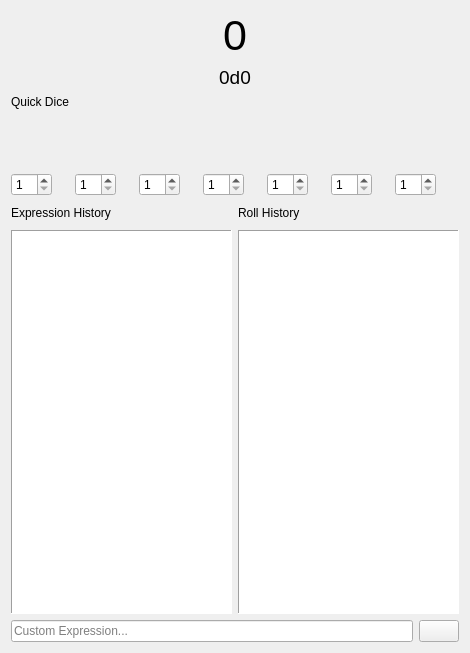
<?xml version="1.0" encoding="UTF-8"?>
<ui version="4.0">
 <class>DiceRollWidget</class>
 <widget class="QWidget" name="DiceRollWidget">
  <property name="geometry">
   <rect>
    <x>0</x>
    <y>0</y>
    <width>469</width>
    <height>653</height>
   </rect>
  </property>
  <property name="windowTitle">
   <string>Form</string>
  </property>
  <layout class="QGridLayout" name="gridLayout_2">
   <item row="5" column="0">
    <widget class="QTextEdit" name="expressionHistoryTextEdit">
     <property name="frameShape">
      <enum>QFrame::Shape::Panel</enum>
     </property>
    </widget>
   </item>
   <item row="3" column="0" colspan="2">
    <layout class="QGridLayout" name="gridLayout">
     <property name="spacing">
      <number>0</number>
     </property>
     <item row="2" column="4">
      <widget class="QSpinBox" name="d12Spin">
       <property name="sizePolicy">
        <sizepolicy hsizetype="Fixed" vsizetype="Fixed">
         <horstretch>0</horstretch>
         <verstretch>0</verstretch>
        </sizepolicy>
       </property>
       <property name="minimumSize">
        <size>
         <width>32</width>
         <height>0</height>
        </size>
       </property>
       <property name="minimum">
        <number>1</number>
       </property>
      </widget>
     </item>
     <item row="1" column="2">
      <widget class="QClickableLabel" name="d8Icon">
       <property name="sizePolicy">
        <sizepolicy hsizetype="Minimum" vsizetype="Minimum">
         <horstretch>0</horstretch>
         <verstretch>0</verstretch>
        </sizepolicy>
       </property>
       <property name="minimumSize">
        <size>
         <width>64</width>
         <height>64</height>
        </size>
       </property>
       <property name="maximumSize">
        <size>
         <width>64</width>
         <height>64</height>
        </size>
       </property>
       <property name="cursor">
        <cursorShape>PointingHandCursor</cursorShape>
       </property>
       <property name="toolTip">
        <string>Roll 1d8</string>
       </property>
       <property name="text">
        <string/>
       </property>
       <property name="pixmap">
        <pixmap resource="res.qrc">:/ui/dice/symbolic-dark/d8.svg</pixmap>
       </property>
       <property name="scaledContents">
        <bool>true</bool>
       </property>
      </widget>
     </item>
     <item row="2" column="6">
      <widget class="QSpinBox" name="dPercentSpin">
       <property name="sizePolicy">
        <sizepolicy hsizetype="Fixed" vsizetype="Fixed">
         <horstretch>0</horstretch>
         <verstretch>0</verstretch>
        </sizepolicy>
       </property>
       <property name="minimumSize">
        <size>
         <width>32</width>
         <height>0</height>
        </size>
       </property>
       <property name="minimum">
        <number>1</number>
       </property>
      </widget>
     </item>
     <item row="2" column="5">
      <widget class="QSpinBox" name="d20Spin">
       <property name="sizePolicy">
        <sizepolicy hsizetype="Fixed" vsizetype="Fixed">
         <horstretch>0</horstretch>
         <verstretch>0</verstretch>
        </sizepolicy>
       </property>
       <property name="minimumSize">
        <size>
         <width>32</width>
         <height>0</height>
        </size>
       </property>
       <property name="minimum">
        <number>1</number>
       </property>
      </widget>
     </item>
     <item row="1" column="0">
      <widget class="QClickableLabel" name="d4Icon">
       <property name="sizePolicy">
        <sizepolicy hsizetype="Minimum" vsizetype="Minimum">
         <horstretch>0</horstretch>
         <verstretch>0</verstretch>
        </sizepolicy>
       </property>
       <property name="minimumSize">
        <size>
         <width>64</width>
         <height>64</height>
        </size>
       </property>
       <property name="maximumSize">
        <size>
         <width>64</width>
         <height>64</height>
        </size>
       </property>
       <property name="cursor">
        <cursorShape>PointingHandCursor</cursorShape>
       </property>
       <property name="toolTip">
        <string>Roll 1d4</string>
       </property>
       <property name="text">
        <string/>
       </property>
       <property name="pixmap">
        <pixmap resource="res.qrc">:/ui/dice/symbolic-dark/d4.svg</pixmap>
       </property>
       <property name="scaledContents">
        <bool>true</bool>
       </property>
      </widget>
     </item>
     <item row="1" column="4">
      <widget class="QClickableLabel" name="d12Icon">
       <property name="sizePolicy">
        <sizepolicy hsizetype="Minimum" vsizetype="Minimum">
         <horstretch>0</horstretch>
         <verstretch>0</verstretch>
        </sizepolicy>
       </property>
       <property name="minimumSize">
        <size>
         <width>64</width>
         <height>64</height>
        </size>
       </property>
       <property name="maximumSize">
        <size>
         <width>64</width>
         <height>64</height>
        </size>
       </property>
       <property name="cursor">
        <cursorShape>PointingHandCursor</cursorShape>
       </property>
       <property name="toolTip">
        <string>Roll 1d12</string>
       </property>
       <property name="text">
        <string/>
       </property>
       <property name="pixmap">
        <pixmap resource="res.qrc">:/ui/dice/symbolic-dark/d12.svg</pixmap>
       </property>
       <property name="scaledContents">
        <bool>true</bool>
       </property>
      </widget>
     </item>
     <item row="1" column="3">
      <widget class="QClickableLabel" name="d10Icon">
       <property name="sizePolicy">
        <sizepolicy hsizetype="Minimum" vsizetype="Minimum">
         <horstretch>0</horstretch>
         <verstretch>0</verstretch>
        </sizepolicy>
       </property>
       <property name="minimumSize">
        <size>
         <width>64</width>
         <height>64</height>
        </size>
       </property>
       <property name="maximumSize">
        <size>
         <width>64</width>
         <height>64</height>
        </size>
       </property>
       <property name="cursor">
        <cursorShape>PointingHandCursor</cursorShape>
       </property>
       <property name="toolTip">
        <string>Roll 1d10</string>
       </property>
       <property name="text">
        <string/>
       </property>
       <property name="pixmap">
        <pixmap resource="res.qrc">:/ui/dice/symbolic-dark/d10.svg</pixmap>
       </property>
       <property name="scaledContents">
        <bool>true</bool>
       </property>
      </widget>
     </item>
     <item row="2" column="0">
      <widget class="QSpinBox" name="d4Spin">
       <property name="sizePolicy">
        <sizepolicy hsizetype="Fixed" vsizetype="Fixed">
         <horstretch>0</horstretch>
         <verstretch>0</verstretch>
        </sizepolicy>
       </property>
       <property name="minimum">
        <number>1</number>
       </property>
      </widget>
     </item>
     <item row="2" column="1">
      <widget class="QSpinBox" name="d6Spin">
       <property name="sizePolicy">
        <sizepolicy hsizetype="Fixed" vsizetype="Fixed">
         <horstretch>0</horstretch>
         <verstretch>0</verstretch>
        </sizepolicy>
       </property>
       <property name="minimum">
        <number>1</number>
       </property>
      </widget>
     </item>
     <item row="2" column="2">
      <widget class="QSpinBox" name="d8Spin">
       <property name="sizePolicy">
        <sizepolicy hsizetype="Fixed" vsizetype="Fixed">
         <horstretch>0</horstretch>
         <verstretch>0</verstretch>
        </sizepolicy>
       </property>
       <property name="minimum">
        <number>1</number>
       </property>
      </widget>
     </item>
     <item row="0" column="0">
      <widget class="QLabel" name="label_3">
       <property name="text">
        <string>Quick Dice</string>
       </property>
      </widget>
     </item>
     <item row="1" column="6">
      <widget class="QClickableLabel" name="dPercentIcon">
       <property name="sizePolicy">
        <sizepolicy hsizetype="Minimum" vsizetype="Minimum">
         <horstretch>0</horstretch>
         <verstretch>0</verstretch>
        </sizepolicy>
       </property>
       <property name="minimumSize">
        <size>
         <width>64</width>
         <height>64</height>
        </size>
       </property>
       <property name="maximumSize">
        <size>
         <width>64</width>
         <height>64</height>
        </size>
       </property>
       <property name="cursor">
        <cursorShape>PointingHandCursor</cursorShape>
       </property>
       <property name="toolTip">
        <string>Roll 1d100</string>
       </property>
       <property name="text">
        <string/>
       </property>
       <property name="pixmap">
        <pixmap resource="res.qrc">:/ui/dice/symbolic-dark/dPercent.svg</pixmap>
       </property>
       <property name="scaledContents">
        <bool>true</bool>
       </property>
      </widget>
     </item>
     <item row="1" column="5">
      <widget class="QClickableLabel" name="d20Icon">
       <property name="sizePolicy">
        <sizepolicy hsizetype="Minimum" vsizetype="Minimum">
         <horstretch>0</horstretch>
         <verstretch>0</verstretch>
        </sizepolicy>
       </property>
       <property name="minimumSize">
        <size>
         <width>64</width>
         <height>64</height>
        </size>
       </property>
       <property name="maximumSize">
        <size>
         <width>64</width>
         <height>64</height>
        </size>
       </property>
       <property name="cursor">
        <cursorShape>PointingHandCursor</cursorShape>
       </property>
       <property name="toolTip">
        <string>Roll 1d20</string>
       </property>
       <property name="text">
        <string/>
       </property>
       <property name="pixmap">
        <pixmap resource="res.qrc">:/ui/dice/symbolic-dark/d20.svg</pixmap>
       </property>
       <property name="scaledContents">
        <bool>true</bool>
       </property>
      </widget>
     </item>
     <item row="1" column="1">
      <widget class="QClickableLabel" name="d6Icon">
       <property name="sizePolicy">
        <sizepolicy hsizetype="Minimum" vsizetype="Minimum">
         <horstretch>0</horstretch>
         <verstretch>0</verstretch>
        </sizepolicy>
       </property>
       <property name="minimumSize">
        <size>
         <width>64</width>
         <height>64</height>
        </size>
       </property>
       <property name="maximumSize">
        <size>
         <width>64</width>
         <height>64</height>
        </size>
       </property>
       <property name="cursor">
        <cursorShape>PointingHandCursor</cursorShape>
       </property>
       <property name="toolTip">
        <string>Roll 1d6</string>
       </property>
       <property name="text">
        <string/>
       </property>
       <property name="pixmap">
        <pixmap resource="res.qrc">:/ui/dice/symbolic-dark/d6.svg</pixmap>
       </property>
       <property name="scaledContents">
        <bool>true</bool>
       </property>
      </widget>
     </item>
     <item row="2" column="3">
      <widget class="QSpinBox" name="d10Spin">
       <property name="sizePolicy">
        <sizepolicy hsizetype="Fixed" vsizetype="Fixed">
         <horstretch>0</horstretch>
         <verstretch>0</verstretch>
        </sizepolicy>
       </property>
       <property name="minimum">
        <number>1</number>
       </property>
      </widget>
     </item>
    </layout>
   </item>
   <item row="2" column="0" colspan="2">
    <widget class="QLabel" name="diceLabel">
     <property name="font">
      <font>
       <pointsize>14</pointsize>
      </font>
     </property>
     <property name="text">
      <string>0d0</string>
     </property>
     <property name="alignment">
      <set>Qt::AlignmentFlag::AlignCenter</set>
     </property>
     <property name="textInteractionFlags">
      <set>Qt::TextInteractionFlag::LinksAccessibleByKeyboard|Qt::TextInteractionFlag::LinksAccessibleByMouse|Qt::TextInteractionFlag::TextBrowserInteraction|Qt::TextInteractionFlag::TextSelectableByKeyboard|Qt::TextInteractionFlag::TextSelectableByMouse</set>
     </property>
    </widget>
   </item>
   <item row="1" column="0" colspan="2">
    <widget class="QLabel" name="resultLabel">
     <property name="font">
      <font>
       <pointsize>32</pointsize>
      </font>
     </property>
     <property name="text">
      <string>0</string>
     </property>
     <property name="alignment">
      <set>Qt::AlignmentFlag::AlignCenter</set>
     </property>
     <property name="textInteractionFlags">
      <set>Qt::TextInteractionFlag::LinksAccessibleByKeyboard|Qt::TextInteractionFlag::LinksAccessibleByMouse|Qt::TextInteractionFlag::TextBrowserInteraction|Qt::TextInteractionFlag::TextSelectableByKeyboard|Qt::TextInteractionFlag::TextSelectableByMouse</set>
     </property>
    </widget>
   </item>
   <item row="4" column="1">
    <layout class="QHBoxLayout" name="horizontalLayout_2">
     <item>
      <widget class="QLabel" name="label_2">
       <property name="text">
        <string>Roll History</string>
       </property>
      </widget>
     </item>
     <item>
      <spacer name="horizontalSpacer_2">
       <property name="orientation">
        <enum>Qt::Orientation::Horizontal</enum>
       </property>
       <property name="sizeHint" stdset="0">
        <size>
         <width>40</width>
         <height>20</height>
        </size>
       </property>
      </spacer>
     </item>
     <item>
      <widget class="QPushButton" name="clearRollsHistory">
       <property name="text">
        <string/>
       </property>
       <property name="icon">
        <iconset resource="res.qrc">
         <normaloff>:/ui/icons/symbolic-dark/trash.svg</normaloff>:/ui/icons/symbolic-dark/trash.svg</iconset>
       </property>
       <property name="flat">
        <bool>true</bool>
       </property>
      </widget>
     </item>
    </layout>
   </item>
   <item row="4" column="0">
    <layout class="QHBoxLayout" name="horizontalLayout">
     <item>
      <widget class="QLabel" name="label">
       <property name="text">
        <string>Expression History</string>
       </property>
      </widget>
     </item>
     <item>
      <spacer name="horizontalSpacer">
       <property name="orientation">
        <enum>Qt::Orientation::Horizontal</enum>
       </property>
       <property name="sizeHint" stdset="0">
        <size>
         <width>40</width>
         <height>20</height>
        </size>
       </property>
      </spacer>
     </item>
     <item>
      <widget class="QPushButton" name="clearExpressionsHistory">
       <property name="text">
        <string/>
       </property>
       <property name="icon">
        <iconset resource="res.qrc">
         <normaloff>:/ui/icons/symbolic-dark/trash.svg</normaloff>:/ui/icons/symbolic-dark/trash.svg</iconset>
       </property>
       <property name="flat">
        <bool>true</bool>
       </property>
      </widget>
     </item>
    </layout>
   </item>
   <item row="5" column="1">
    <widget class="QListWidget" name="rollsHistoryList">
     <property name="frameShape">
      <enum>QFrame::Shape::Panel</enum>
     </property>
    </widget>
   </item>
   <item row="6" column="0" colspan="2">
    <layout class="QHBoxLayout" name="horizontalLayout_3">
     <item>
      <widget class="QLineEdit" name="expressionsLineEdit">
       <property name="frame">
        <bool>true</bool>
       </property>
       <property name="placeholderText">
        <string>Custom Expression...</string>
       </property>
      </widget>
     </item>
     <item>
      <widget class="QPushButton" name="expressionsEnter">
       <property name="text">
        <string/>
       </property>
       <property name="icon">
        <iconset resource="res.qrc">
         <normaloff>:/ui/icons/symbolic-dark/enter.svg</normaloff>:/ui/icons/symbolic-dark/enter.svg</iconset>
       </property>
      </widget>
     </item>
    </layout>
   </item>
  </layout>
 </widget>
 <customwidgets>
  <customwidget>
   <class>QClickableLabel</class>
   <extends>QLabel</extends>
   <header>qclickablelabel.h</header>
  </customwidget>
 </customwidgets>
 <resources>
  <include location="res.qrc"/>
 </resources>
 <connections/>
</ui>
